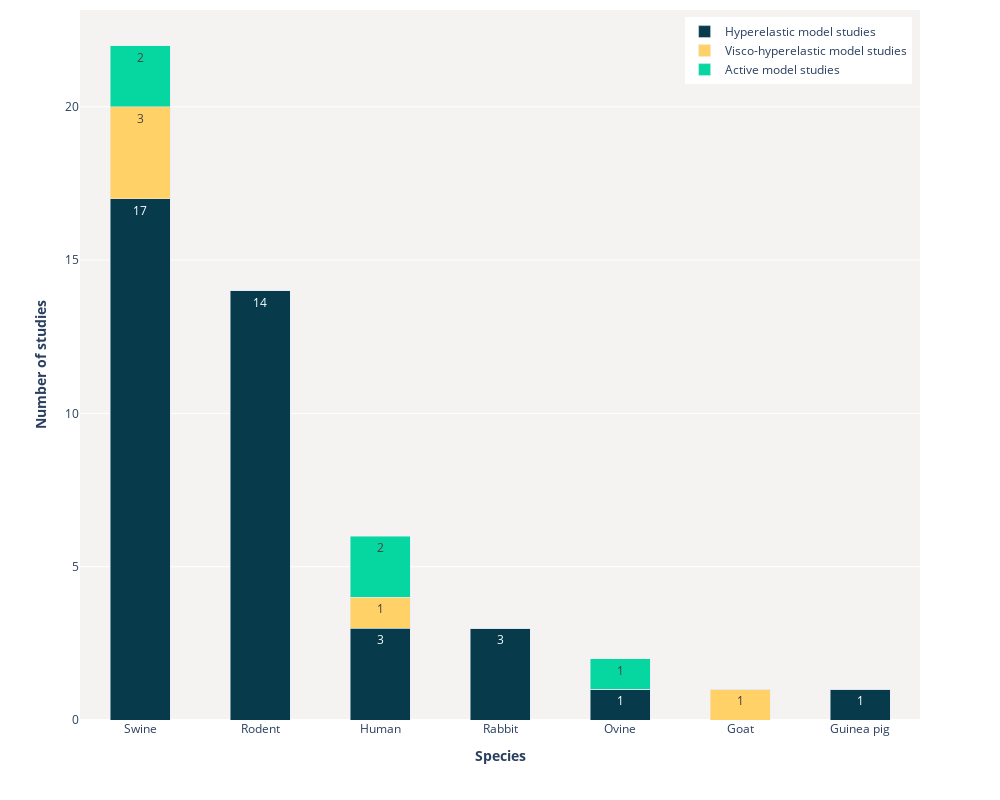

The code cell stored with this chart in its notebook:
### Code cell
df = pd.DataFrame(dict_source, index=species_list_decreasing_frequency)
# plotly
fig = px.bar(df, 
             x = df.index,
             y = [c for c in df.columns],
             color_discrete_sequence=color_palette
             )

for i, val in enumerate(df.head()):
    fig.data[i].text = df[val]
    fig.data[i].textangle = 0

fig.update_layout(
    barmode='stack',
    bargap=0.5,
    autosize=False,
    width=1000,
    height=800,
    xaxis = dict(title="<b> Species <b>", showgrid = False, dtick = 1),
    yaxis = dict(title="<b> Number of studies <b>"),
    plot_bgcolor= plot_background_color,
    legend=dict(yanchor="top", y=0.99, xanchor="right", x=0.99, title = None), 
    legend_traceorder = 'normal',
    margin=go.layout.Margin(
        t=10, #top margin
    )
)

fig.show()
#fig.write_image("total-studies-tissue-source.png", engine="kaleido", scale = 1.0)

### Figure 1 — Plotly figure (JSON) as saved in the notebook; plotly's stock layout.template omitted (floating-point values rounded to 4 significant figures)
{"data": [{"alignmentgroup": "True", "hovertemplate": "variable=Hyperelastic model studies<br>index=%{x}<br>value=%{y}<extra></extra>", "legendgroup": "Hyperelastic model studies", "marker": {"color": "#073b4c"}, "name": "Hyperelastic model studies", "offsetgroup": "Hyperelastic model studies", "orientation": "v", "showlegend": true, "text": [17, 14, 3, 3, 1, 0, 1], "textangle": 0, "textposition": "auto", "type": "bar", "x": ["Swine", "Rodent", "Human", "Rabbit", "Ovine", "Goat", "Guinea pig"], "xaxis": "x", "y": [17, 14, 3, 3, 1, 0, 1], "yaxis": "y"}, {"alignmentgroup": "True", "hovertemplate": "variable=Visco-hyperelastic model studies<br>index=%{x}<br>value=%{y}<extra></extra>", "legendgroup": "Visco-hyperelastic model studies", "marker": {"color": "#ffd166"}, "name": "Visco-hyperelastic model studies", "offsetgroup": "Visco-hyperelastic model studies", "orientation": "v", "showlegend": true, "text": [3, 0, 1, 0, 0, 1, 0], "textangle": 0, "textposition": "auto", "type": "bar", "x": ["Swine", "Rodent", "Human", "Rabbit", "Ovine", "Goat", "Guinea pig"], "xaxis": "x", "y": [3, 0, 1, 0, 0, 1, 0], "yaxis": "y"}, {"alignmentgroup": "True", "hovertemplate": "variable=Active model studies<br>index=%{x}<br>value=%{y}<extra></extra>", "legendgroup": "Active model studies", "marker": {"color": "#06d6a0"}, "name": "Active model studies", "offsetgroup": "Active model studies", "orientation": "v", "showlegend": true, "text": [2, 0, 2, 0, 1, 0, 0], "textangle": 0, "textposition": "auto", "type": "bar", "x": ["Swine", "Rodent", "Human", "Rabbit", "Ovine", "Goat", "Guinea pig"], "xaxis": "x", "y": [2, 0, 2, 0, 1, 0, 0], "yaxis": "y"}], "layout": {"autosize": false, "bargap": 0.5, "barmode": "stack", "height": 800, "legend": {"title": {}, "tracegroupgap": 0, "traceorder": "normal", "x": 0.99, "xanchor": "right", "y": 0.99, "yanchor": "top"}, "margin": {"t": 10}, "plot_bgcolor": "rgba(242, 241, 239, 0.8)", "width": 1000, "xaxis": {"anchor": "y", "autorange": true, "domain": [0, 1], "dtick": 1, "range": [-0.5, 6.5], "showgrid": false, "title": {"text": "<b> Species <b>"}, "type": "category"}, "yaxis": {"anchor": "x", "autorange": true, "domain": [0, 1], "range": [0, 23.16], "title": {"text": "<b> Number of studies <b>"}, "type": "linear"}}}
